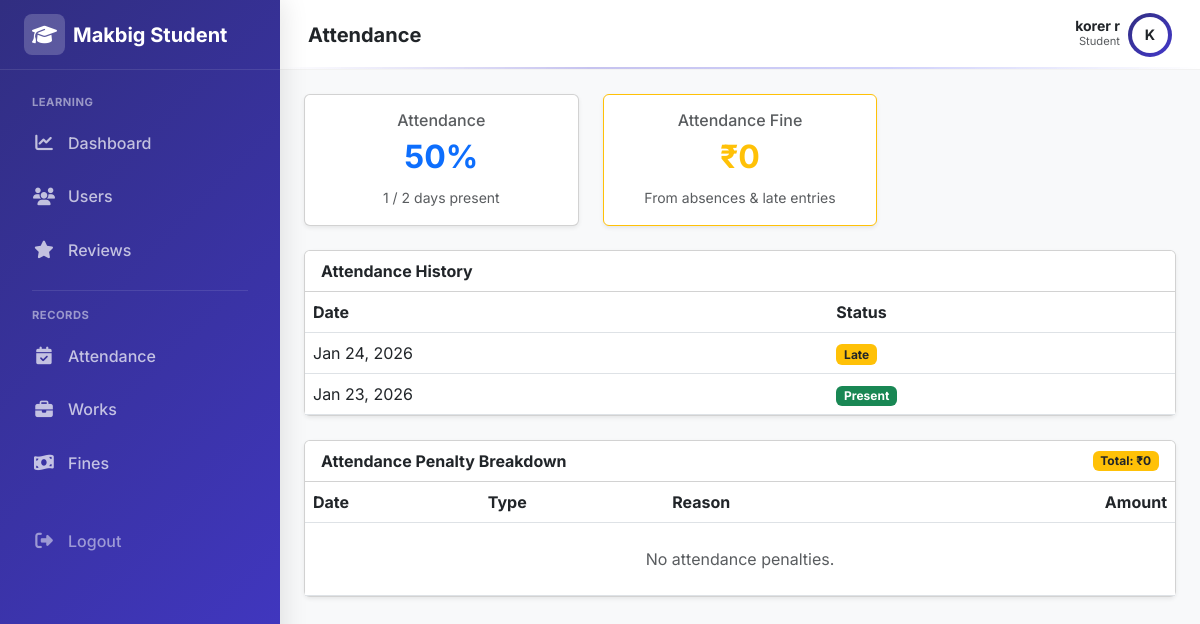
The app's page /attendance/attendance/ (signed in) with its own data.
### adminpanel/models.py (models this page shows, shortened)
class User(AbstractUser):
    email=models.EmailField(unique=True,db_index=True)
    mobile_number = models.CharField(max_length=15, blank=True, null=True)
    is_student=models.BooleanField(default=False)

### attendance/models.py (models this page shows, shortened)
class AttendanceRecord(models.Model):
    STATUS_CHOICES=[('P','Present'),('A','Absent'),('L','Late')]
    student=models.ForeignKey(StudentProfile,on_delete=models.CASCADE,related_name='attendance_records')
    date=models.DateField()
    status=models.CharField(max_length=1,choices=STATUS_CHOICES)
    created_at=models.DateTimeField(auto_now_add=True)
    class Meta:
        constraints = [
            models.UniqueConstraint(
            fields=['student', 'date'],
            name='unique_attendance_per_day')]

### attendance/views.py (the view)
# urls.py: path("attendance/", views.student_attendance, name="student_attendance"),
def student_attendance(request):
    student = StudentProfile.objects.get(user=request.user)
    records = AttendanceRecord.objects.filter(
        student=student
    ).order_by("-date")
    total = records.count()
    present = records.filter(status="P").count()
    attendance_percent = int((present / total) * 100) if total > 0 else 0
    attendance_penalties = Penalty.objects.filter(
        student=student,
        penalty_type__in=["absence", "late"],
        attendance_record__isnull=False
    ).order_by("-created_at")
    total_attendance_fine = attendance_penalties.aggregate(
        total=Sum("amount")
    )["total"] or 0
    context = {
        "records": records,
        "attendance_percent": attendance_percent,
        "total": total,
        "present": present,
        "attendance_penalties": attendance_penalties,
        "total_attendance_fine": total_attendance_fine,
    }
    return render(request, "attendance/student_attendance.html", context)

### reviewtickets/context_processors.py (called while the page is built)
def ticket_notifications(request):
    if request.user.is_authenticated and request.user.is_staff:
        count = ReviewTicket.objects.filter(
            status='pending',
            is_seen=False
        ).count()
        return {'ticket_notification_count': count}
    return {}

### templates/attendance/student_attendance.html (shortened to what this page needs)
{% extends "layouts/student_layout.html" %}
{% block page_title %}Attendance{% endblock %}
{% block content %}
<div class="row g-4 mb-4">
    <div class="col-md-4">
        <div class="card shadow-sm h-100">
            <div class="card-body text-center">
                <h6 class="text-muted">Attendance</h6>
                <h2 class="fw-bold text-primary">
                    {{ attendance_percent }}%
                </h2>
                <small class="text-muted">
                    {{ present }} / {{ total }} days present
                </small>
            </div>
        </div>
    </div>
    <div class="col-md-4">
        <div class="card shadow-sm h-100 border-warning">
            <div class="card-body text-center">
                <h6 class="text-muted">Attendance Fine</h6>
                <h2 class="fw-bold text-warning">
                    ₹{{ total_attendance_fine }}
                </h2>
                <small class="text-muted">
                    From absences & late entries
                </small>
            </div>
        </div>
    </div>
</div>
<div class="card shadow-sm mb-4">
    <div class="card-header bg-white">
        <strong>Attendance History</strong>
    </div>
    <div class="table-responsive">
        <table class="table table-hover align-middle mb-0">
            <thead class="bg-light">
                <tr>
                    <th>Date</th>
                    <th>Status</th>
                </tr>
            </thead>
            <tbody>
                {% for record in records %}
                <tr>
                    <td>{{ record.date|date:"M d, Y" }}</td>
                    <td>
                        {% if record.status == "P" %}
                            <span class="badge bg-success">Present</span>
                        {% elif record.status == "A" %}
                            <span class="badge bg-danger">Absent</span>
                        {% else %}
                            <span class="badge bg-warning text-dark">Late</span>
                        {% endif %}
                    </td>
                </tr>
                {% empty %}
                <tr>
                    <td colspan="2" class="text-center text-muted py-4">
                        No attendance records found.
                    </td>
                </tr>
                {% endfor %}
            </tbody>
        </table>
    </div>
</div>
<div class="card shadow-sm">
    <div class="card-header bg-white d-flex justify-content-between align-items-center">
        <strong>Attendance Penalty Breakdown</strong>
        <span class="badge bg-warning text-dark">
            Total: ₹{{ total_attendance_fine }}
        </span>
    </div>
    <div class="table-responsive">
        <table class="table table-hover align-middle mb-0">
            <thead class="bg-light">
                <tr>
                    <th>Date</th>
                    <th>Type</th>
                    <th>Reason</th>
                    <th class="text-end">Amount</th>
                </tr>
            </thead>
            <tbody>
                {% for penalty in attendance_penalties %}
                <tr>
                    <td>{{ penalty.created_at|date:"M d, Y" }}</td>
                    <td>
                        {% if penalty.penalty_type == "absence" %}
                            <span class="badge bg-danger">Absence</span>
                        {% else %}
                            <span class="badge bg-warning text-dark">Late</span>
                        {% endif %}
                    </td>
                    <td>{{ penalty.reason|default:"—" }}</td>
                    <td class="text-end fw-bold text-danger">
                        ₹{{ penalty.amount }}
                    </td>
                </tr>
                {% empty %}
                <tr>
                    <td colspan="4" class="text-center text-muted py-4">
                        No attendance penalties.
                    </td>
                </tr>
                {% endfor %}
            </tbody>
        </table>
    </div>
</div>
{% endblock %}

### templates/layouts/student_layout.html (shortened to what this page needs)
{% load static %}
<!DOCTYPE html>
<html lang="en">
<head>
    <link href="https://cdn.jsdelivr.net/npm/bootstrap@5.3.0/dist/css/bootstrap.min.css" rel="stylesheet">
    <link rel="stylesheet" href="https://cdnjs.cloudflare.com/ajax/libs/font-awesome/6.4.0/css/all.min.css">
</head>
<body>
    <aside class="sidebar" id="sidebar">
        <div class="sidebar-brand">
            <a href="#" class="text-decoration-none d-flex align-items-center gap-2 text-white fs-5 fw-bold">
                <div class="sidebar-brand-icon">
                    <i class="fa-solid fa-graduation-cap"></i>
                </div>
                <span>Makbig Student</span>
            </a>
        </div>
        <nav class="sidebar-nav">
            <div class="small fw-bold text-uppercase mb-2 px-3"
                style="font-size: 0.7rem; letter-spacing: 0.5px; color: rgba(255,255,255,0.5);">Learning</div>
            <a href="{% url 'student_dashboard' %}"
                class="nav-link {% if request.resolver_match.url_name == 'student_dashboard' %}active{% endif %}">
                <i class="fa-solid fa-chart-line"></i> Dashboard
            </a>
            <a href="{% url "student_profile" %}" class="nav-link">
                <i class="fa-solid fa-users"></i> Users
            </a>
            <a href="{% url 'student_review' %}"
                class="nav-link {% if request.resolver_match.url_name == 'student_review' %}active{% endif %}">
                <i class="fa-solid fa-star"></i> Reviews
            </a>
            <div class="my-3 border-top mx-3" style="border-color: rgba(255,255,255,0.1) !important;"></div>
            <div class="small fw-bold text-uppercase mb-2 px-3"
                style="font-size: 0.7rem; letter-spacing: 0.5px; color: rgba(255,255,255,0.5);">Records</div>
            <a href="{% url "student_attendance" %}" class="nav-link">
                <i class="fa-solid fa-calendar-check"></i> Attendance
            </a>
            <a href="{% url "student_works" %}" class="nav-link">
                <i class="fa-solid fa-briefcase"></i> Works
            </a>
            <a href="#" class="nav-link">
                <i class="fa-solid fa-money-bill-wave"></i> Fines
            </a>
            <div class="mt-auto pt-4">
                <form method="POST" action="{% url 'student_logout' %}">
                    <button type="submit" class="nav-link w-100 border-0 bg-transparent text-white-50">
                        <i class="fa-solid fa-right-from-bracket"></i> Logout
                    </button>
                </form>
            </div>
        </nav>
    </aside>
    <div class="main-wrapper">
        <header class="topbar">
            <div class="d-flex align-items-center gap-3">
                <h5 class="mb-0 fw-bold text-dark">{% block page_title %}Dashboard{% endblock %}</h5>
            </div>
            <div class="d-flex align-items-center gap-3">
                <div class="d-flex align-items-center gap-2">
                    <div class="text-end d-none d-sm-block">
                        <div class="fw-bold small text-dark lh-1">{{ request.user.first_name }} {{request.user.last_name }}</div>
                        <div class="text-muted" style="font-size: 0.7rem;">Student</div>
                    </div>
                    <div class="rounded-circle p-1" style="background: var(--gradient-student);">
                        <div class="rounded-circle bg-white text-dark d-flex align-items-center justify-content-center fw-bold"
                            style="width:36px;height:36px; font-size: 0.9rem;">
                            {{ request.user.first_name|slice:":1"|upper }}
                        </div>
                    </div>
                </div>
            </div>
        </header>
        <div class="p-4">
            {% block content %}
            {% endblock %}
        </div>
    </div>
</body>
</html>

### templates/layouts/student_layout.html (style rules this page uses)
:root { --sidebar-width: 280px; --topbar-height: 70px; --gradient-student: linear-gradient(135deg, #312e81 0%, #4338ca 100%); --sidebar-text: #ffffff; --sidebar-text-muted: rgba(255, 255, 255, 0.7); --sidebar-hover: rgba(255, 255, 255, 0.12); --sidebar-active: rgba(255, 255, 255, 0.25); --bg-body: #f8f9fa; }
body { font-family: 'Inter', sans-serif; background-color: var(--bg-body); color: #334155; }
.sidebar { width: var(--sidebar-width); background: var(--gradient-student); display: flex; flex-direction: column; position: fixed; top: 0; bottom: 0; left: 0; z-index: 1045; transition: transform 0.3s cubic-bezier(0.4, 0, 0.2, 1); box-shadow: 4px 0 24px rgba(0, 0, 0, 0.1); color: #fff; }
.sidebar-brand { height: var(--topbar-height); display: flex; align-items: center; padding: 0 1.5rem; border-bottom: 1px solid rgba(255, 255, 255, 0.1); }
.sidebar-brand-icon { background: rgba(255, 255, 255, 0.2); color: #fff; border-radius: 8px; padding: 0.35rem 0.5rem; }
.sidebar-nav { padding: 1.5rem 1rem; flex-grow: 1; overflow-y: auto; }
.nav-link { display: flex; align-items: center; padding: 0.75rem 1rem; color: var(--sidebar-text-muted); font-weight: 500; border-radius: 0.75rem; margin-bottom: 0.35rem; transition: all 0.2s ease; }
.nav-link i { width: 24px; text-align: center; margin-right: 0.75rem; font-size: 1.1rem; }
.main-wrapper { margin-left: var(--sidebar-width); min-height: 100vh; display: flex; flex-direction: column; transition: margin-left 0.3s cubic-bezier(0.4, 0, 0.2, 1); }
.topbar { height: var(--topbar-height); background: rgba(255, 255, 255, 0.9); backdrop-filter: blur(10px); border-bottom: 1px solid rgba(0, 0, 0, 0.05); padding: 0 1.75rem; display: flex; align-items: center; justify-content: space-between; position: sticky; top: 0; z-index: 1020; }
.topbar::after { content: ''; position: absolute; bottom: 0; left: 0; width: 100%; height: 2px; background: linear-gradient(90deg, transparent, #4338ca, #6366f1, transparent); opacity: 0.3; }

### records on screen
User: user.first_name "korer", user.last_name "r", user.first_name "K"
AttendanceRecord: date "Jan 24, 2026", status "Late"
AttendanceRecord: date "Jan 23, 2026", status "Present"

### other values on screen
{{ attendance_percent }} "50"
{{ present }} "1"
{{ total }} "2"
{{ total_attendance_fine }} "0"
